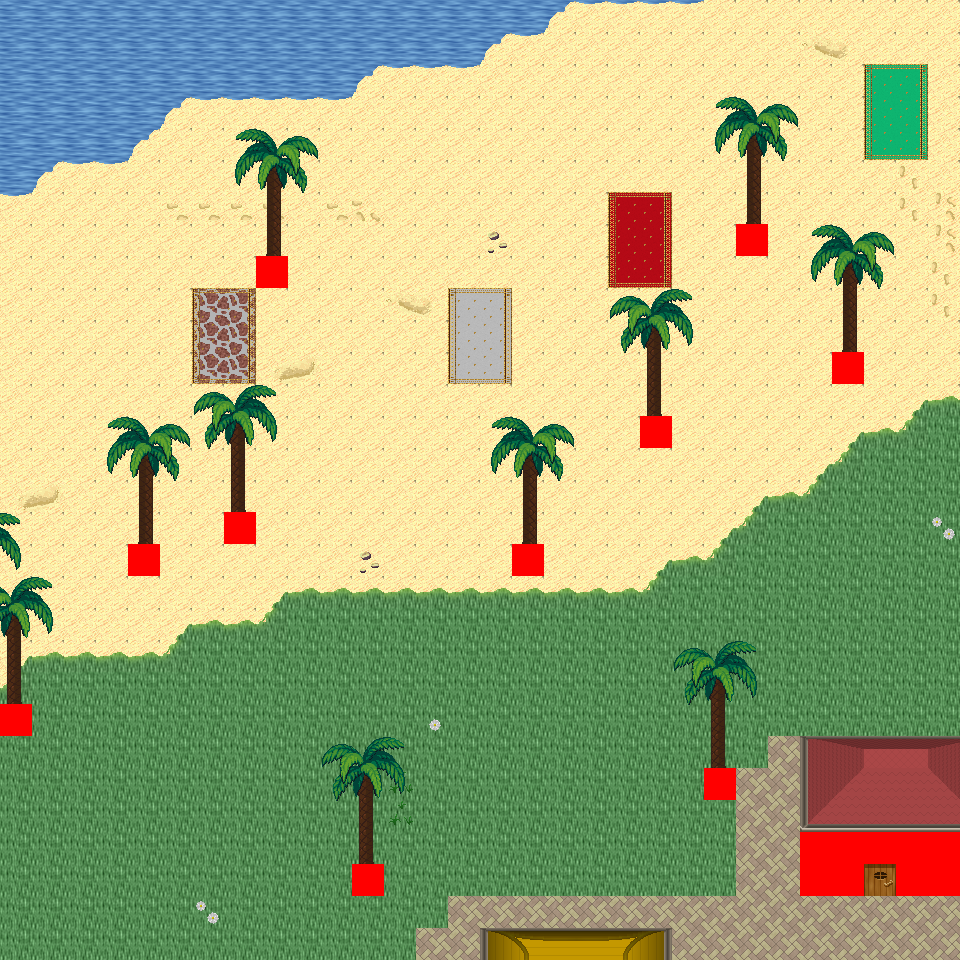

A 2D game scene composited from a Tiled map and its tileset images. What follows is a short description and the map's XML, with each tile layer's data collapsed to a summary:
An orthogonal 30x30 tile map with 32x32 px tiles, 6 tile layers (Ground, Object, Object2, Above, ...), 57 tilesets and 6 objects (6x mapExit).

<map version="1.0" orientation="orthogonal" renderorder="right-down" width="30" height="30" tilewidth="32" tileheight="32" nextobjectid="7">
  <tileset firstgid="1" name="tileset_logic_collision" tilewidth="32" tileheight="32" tilecount="1" columns="1">
    <image source="../drawable/tileset_logic_collision.png" width="32" height="32" />
  </tileset>
  <tileset firstgid="2" name="tileset_ground_ground" tilewidth="32" tileheight="32" tilecount="33" columns="3">
    <image source="../drawable/tileset_ground_ground.png" width="96" height="352" />
  </tileset>
  <tileset firstgid="35" name="tileset_ground_water_pool" tilewidth="32" tileheight="32" tilecount="72" columns="3">
    <image source="../drawable/tileset_ground_water_pool.png" width="96" height="768" />
  </tileset>
  <tileset firstgid="107" name="tileset_furniture_carpet_plain_colours" tilewidth="32" tileheight="32" tilecount="10" columns="10">
    <image source="../drawable/tileset_furniture_carpet_plain_colours.png" width="320" height="32" />
  </tileset>
  <tileset firstgid="117" name="tileset_ground_brown_paving" tilewidth="32" tileheight="32" tilecount="2" columns="2">
    <image source="../drawable/tileset_ground_brown_paving.png" width="64" height="32" />
  </tileset>
  <tileset firstgid="119" name="tileset_ground_water_water" tilewidth="32" tileheight="32" tilecount="24" columns="3">
    <image source="../drawable/tileset_ground_water_water.png" width="96" height="256" />
  </tileset>
  <tileset firstgid="143" name="tileset_building_fence_fence_chunky" tilewidth="32" tileheight="32" tilecount="21" columns="3">
    <image source="../drawable/tileset_building_fence_fence_chunky.png" width="96" height="224" />
  </tileset>
  <tileset firstgid="164" name="tileset_ground_water_pool_corners" tilewidth="32" tileheight="32" tilecount="72" columns="3">
    <image source="../drawable/tileset_ground_water_pool_corners.png" width="96" height="768" />
  </tileset>
  <tileset firstgid="236" name="tileset_ground_grass_edges" tilewidth="32" tileheight="32" tilecount="36" columns="12">
    <image source="../drawable/tileset_ground_grass_edges.png" width="384" height="96" />
  </tileset>
  <tileset firstgid="272" name="tileset_ground_grass_corners" tilewidth="32" tileheight="32" tilecount="24" columns="6">
    <image source="../drawable/tileset_ground_grass_corners.png" width="192" height="128" />
  </tileset>
  <tileset firstgid="296" name="tileset_plant_grasses" tilewidth="32" tileheight="32" tilecount="6" columns="3">
    <image source="../drawable/tileset_plant_grasses.png" width="96" height="64" />
  </tileset>
  <tileset firstgid="302" name="tileset_plant_flower_daisy_white" tilewidth="32" tileheight="32" tilecount="8" columns="2">
    <image source="../drawable/tileset_plant_flower_daisy_white.png" width="64" height="128" />
  </tileset>
  <tileset firstgid="310" name="tileset_building_door_door_w" tilewidth="32" tileheight="32" tilecount="6" columns="2">
    <image source="../drawable/tileset_building_door_door_w.png" width="64" height="96" />
  </tileset>
  <tileset firstgid="316" name="tileset_building_wall_wood" tilewidth="32" tileheight="32" tilecount="16" columns="4">
    <image source="../drawable/tileset_building_wall_wood.png" width="128" height="128" />
  </tileset>
  <tileset firstgid="332" name="tileset_building_door_door_e" tilewidth="32" tileheight="32" tilecount="6" columns="2">
    <image source="../drawable/tileset_building_door_door_e.png" width="64" height="96" />
  </tileset>
  <tileset firstgid="338" name="tileset_ground_ground_2" tilewidth="32" tileheight="32" tilecount="4" columns="4">
    <image source="../drawable/tileset_ground_ground_2.png" width="128" height="32" />
  </tileset>
  <tileset firstgid="342" name="tileset_building_wall_stone" tilewidth="32" tileheight="32" tilecount="12" columns="3">
    <image source="../drawable/tileset_building_wall_stone.png" width="96" height="128" />
  </tileset>
  <tileset firstgid="354" name="tileset_building_wall_wall_brown" tilewidth="32" tileheight="32" tilecount="12" columns="3">
    <image source="../drawable/tileset_building_wall_wall_brown.png" width="96" height="128" />
  </tileset>
  <tileset firstgid="366" name="tileset_building_door_door_n" tilewidth="32" tileheight="32" tilecount="6" columns="3">
    <image source="../drawable/tileset_building_door_door_n.png" width="96" height="64" />
  </tileset>
  <tileset firstgid="372" name="tileset_building_church" tilewidth="32" tileheight="32" tilecount="56" columns="8">
    <image source="../drawable/tileset_building_church.png" width="256" height="224" />
  </tileset>
  <tileset firstgid="428" name="tileset_building_castle" tilewidth="32" tileheight="32" tilecount="320" columns="20">
    <image source="../drawable/tileset_building_castle.png" width="640" height="512" />
  </tileset>
  <tileset firstgid="748" name="tileset_plant_cactus" tilewidth="32" tileheight="32" tilecount="2" columns="1">
    <image source="../drawable/tileset_plant_cactus.png" width="32" height="64" />
  </tileset>
  <tileset firstgid="750" name="tileset_plant_stump_small_stump" tilewidth="32" tileheight="32" tilecount="4" columns="2">
    <image source="../drawable/tileset_plant_stump_small_stump.png" width="64" height="64" />
  </tileset>
  <tileset firstgid="754" name="tileset_furniture_carpet_rug_border" tilewidth="32" tileheight="32" tilecount="9" columns="3">
    <image source="../drawable/tileset_furniture_carpet_rug_border.png" width="96" height="96" />
  </tileset>
  <tileset firstgid="763" name="tileset_building_window_window_right" tilewidth="32" tileheight="32" tilecount="2" columns="2">
    <image source="../drawable/tileset_building_window_window_right.png" width="64" height="32" />
  </tileset>
  <tileset firstgid="765" name="tileset_item_statue_fairypool" tilewidth="32" tileheight="32" tilecount="16" columns="2">
    <image source="../drawable/tileset_item_statue_fairypool.png" width="64" height="256" />
  </tileset>
  <tileset firstgid="781" name="tileset_furniture_table_long_front_on" tilewidth="32" tileheight="32" tilecount="3" columns="1">
    <image source="../drawable/tileset_furniture_table_long_front_on.png" width="32" height="96" />
  </tileset>
  <tileset firstgid="784" name="tileset_building_decoration_blue_circle" tilewidth="32" tileheight="32" tilecount="4" columns="2">
    <image source="../drawable/tileset_building_decoration_blue_circle.png" width="64" height="64" />
  </tileset>
  <tileset firstgid="788" name="tileset_building_wall_bricked_edges" tilewidth="32" tileheight="32" tilecount="25" columns="5">
    <image source="../drawable/tileset_building_wall_bricked_edges.png" width="160" height="160" />
  </tileset>
  <tileset firstgid="813" name="tileset_item_corpse_skull_pale" tilewidth="32" tileheight="32" tilecount="2" columns="2">
    <image source="../drawable/tileset_item_corpse_skull_pale.png" width="64" height="32" />
  </tileset>
  <tileset firstgid="815" name="tileset_item_corpse_huge_animal" tilewidth="32" tileheight="32" tilecount="16" columns="2">
    <image source="../drawable/tileset_item_corpse_huge_animal.png" width="64" height="256" />
  </tileset>
  <tileset firstgid="831" name="tileset_item_sign_large" tilewidth="32" tileheight="32" tilecount="15" columns="5">
    <image source="../drawable/tileset_item_sign_large.png" width="160" height="96" />
  </tileset>
  <tileset firstgid="846" name="tileset_building_roof_yellow" tilewidth="32" tileheight="32" tilecount="20" columns="5">
    <image source="../drawable/tileset_building_roof_yellow.png" width="160" height="128" />
  </tileset>
  <tileset firstgid="866" name="tileset_building_roof_red" tilewidth="32" tileheight="32" tilecount="20" columns="5">
    <image source="../drawable/tileset_building_roof_red.png" width="160" height="128" />
  </tileset>
  <tileset firstgid="886" name="tileset_building_roof_green" tilewidth="32" tileheight="32" tilecount="20" columns="5">
    <image source="../drawable/tileset_building_roof_green.png" width="160" height="128" />
  </tileset>
  <tileset firstgid="906" name="tileset_building_roof_blue" tilewidth="32" tileheight="32" tilecount="20" columns="5">
    <image source="../drawable/tileset_building_roof_blue.png" width="160" height="128" />
  </tileset>
  <tileset firstgid="926" name="tileset_logic_creature_animal" tilewidth="32" tileheight="32" tilecount="32" columns="8">
    <image source="../drawable/tileset_logic_creature_animal.png" width="256" height="128" />
  </tileset>
  <tileset firstgid="958" name="tileset_logic_creature_golem" tilewidth="32" tileheight="32" tilecount="4" columns="4">
    <image source="../drawable/tileset_logic_creature_golem.png" width="128" height="32" />
  </tileset>
  <tileset firstgid="962" name="tileset_object_boat" tilewidth="32" tileheight="32" tilecount="42" columns="6">
    <image source="../drawable/tileset_object_boat.png" width="192" height="224" />
  </tileset>
  <tileset firstgid="1004" name="tileset_ground_water_pool_deep" tilewidth="32" tileheight="32" tilecount="72" columns="3">
    <image source="../drawable/tileset_ground_water_pool_deep.png" width="96" height="768" />
  </tileset>
  <tileset firstgid="1076" name="tileset_object_suspension_bridge" tilewidth="32" tileheight="32" tilecount="24" columns="3">
    <image source="../drawable/tileset_object_suspension_bridge.png" width="96" height="256" />
  </tileset>
  <tileset firstgid="1100" name="tileset_plant_tree_palm_trees" tilewidth="32" tileheight="32" tilecount="40" columns="4">
    <image source="../drawable/tileset_plant_tree_palm_trees.png" width="128" height="320" />
  </tileset>
  <tileset firstgid="1140" name="tileset_furniture_table_hotdog_stand" tilewidth="32" tileheight="32" tilecount="20" columns="4">
    <image source="../drawable/tileset_furniture_table_hotdog_stand.png" width="128" height="160" />
  </tileset>
  <tileset firstgid="1160" name="tileset_item_banners_banners" tilewidth="32" tileheight="32" tilecount="6" columns="2">
    <image source="../drawable/tileset_item_banners_banners.png" width="64" height="96" />
  </tileset>
  <tileset firstgid="1166" name="tileset_building_door_closed" tilewidth="32" tileheight="32" tilecount="1" columns="1">
    <image source="../drawable/tileset_building_door_closed.png" width="32" height="32" />
  </tileset>
  <tileset firstgid="1167" name="tileset_building_decoration_numbers" tilewidth="32" tileheight="32" tilecount="20" columns="2">
    <image source="../drawable/tileset_building_decoration_numbers.png" width="64" height="320" />
  </tileset>
  <tileset firstgid="1187" name="tileset_building_decoration_numbers_higher" tilewidth="32" tileheight="32" tilecount="2" columns="2">
    <image source="../drawable/tileset_building_decoration_numbers_higher.png" width="64" height="32" />
  </tileset>
  <tileset firstgid="1189" name="tileset_furniture_light_small_oil_lamp" tilewidth="32" tileheight="32" tilecount="8" columns="2">
    <image source="../drawable/tileset_furniture_light_small_oil_lamp.png" width="64" height="128" />
  </tileset>
  <tileset firstgid="1197" name="tileset_light_light_1x1" tilewidth="32" tileheight="32" tilecount="3" columns="3">
    <image source="../drawable/tileset_light_light_1x1.png" width="96" height="32" />
  </tileset>
  <tileset firstgid="1200" name="tileset_building_roof_straw" tilewidth="32" tileheight="32" tilecount="20" columns="5">
    <image source="../drawable/tileset_building_roof_straw.png" width="160" height="128" />
  </tileset>
  <tileset firstgid="1220" name="tileset_building_huts" tilewidth="32" tileheight="32" tilecount="338" columns="26">
    <image source="../drawable/tileset_building_huts.png" width="832" height="416" />
  </tileset>
  <tileset firstgid="1558" name="tileset_light_light_5x5" tilewidth="32" tileheight="32" tilecount="25" columns="5">
    <image source="../drawable/tileset_light_light_5x5.png" width="160" height="160" />
  </tileset>
  <tileset firstgid="1583" name="tileset_logic_item_sign" tilewidth="32" tileheight="32" tilecount="1" columns="1">
    <image source="../drawable/tileset_logic_item_sign.png" width="32" height="32" />
  </tileset>
  <tileset firstgid="1584" name="tileset_light_door_light" tilewidth="32" tileheight="32" tilecount="12" columns="3">
    <image source="../drawable/tileset_light_door_light.png" width="96" height="128" />
  </tileset>
  <tileset firstgid="1596" name="tileset_ground_sand_1" tilewidth="32" tileheight="32" tilecount="10" columns="2">
    <image source="../drawable/tileset_ground_sand_1.png" width="64" height="160" />
  </tileset>
  <tileset firstgid="1606" name="tileset_ground_sand_2" tilewidth="32" tileheight="32" tilecount="15" columns="5">
    <image source="../drawable/tileset_ground_sand_2.png" width="160" height="96" />
  </tileset>
  <tileset firstgid="1621" name="tileset_logic_creature_reptile" tilewidth="32" tileheight="32" tilecount="7" columns="7">
    <image source="../drawable/tileset_logic_creature_reptile.png" width="224" height="32" />
  </tileset>
  <layer name="Ground" width="30" height="30">
    <data>[900 cells, 900 non-empty, 15 distinct tile ids]</data>
  </layer>
  <layer name="Object" width="30" height="30">
    <data>[900 cells, 117 non-empty, 23 distinct tile ids]</data>
  </layer>
  <layer name="Object2" width="30" height="30">
    <data>[900 cells, 31 non-empty, 13 distinct tile ids]</data>
  </layer>
  <layer name="Above" width="30" height="30">
    <data>[900 cells, 152 non-empty, 44 distinct tile ids]</data>
  </layer>
  <layer name="Above2" width="30" height="30">
    <data>[900 cells, 7 non-empty, 7 distinct tile ids]</data>
  </layer>
  <layer name="Walkable" width="30" height="30">
    <data>[900 cells, 19 non-empty, 1 distinct tile ids]</data>
  </layer>
  <objectgroup name="MapEvents">
    <object id="1" name="north" type="mapExit" x="0" y="0" width="960" height="32">
      <properties>
        <property name="map" value="level_0_x257_y93" />
        <property name="x" value="0" />
        <property name="y" value="28" />
      </properties>
    </object>
    <object id="2" name="south" type="mapExit" x="0" y="928" width="960" height="32">
      <properties>
        <property name="map" value="level_0_x257_y95" />
        <property name="x" value="0" />
        <property name="y" value="1" />
      </properties>
    </object>
    <object id="3" name="west" type="mapExit" x="0" y="0" width="32" height="704">
      <properties>
        <property name="map" value="level_0_x256_y94" />
        <property name="x" value="28" />
        <property name="y" value="0" />
      </properties>
    </object>
    <object id="4" name="west2" type="mapExit" x="0" y="736" width="32" height="224">
      <properties>
        <property name="map" value="level_0_x256_y94" />
        <property name="x" value="28" />
        <property name="y" value="23" />
      </properties>
    </object>
    <object id="5" name="east" type="mapExit" x="928" y="0" width="32" height="832">
      <properties>
        <property name="map" value="level_0_x258_y94" />
        <property name="x" value="1" />
        <property name="y" value="0" />
      </properties>
    </object>
    <object id="6" name="east2" type="mapExit" x="928" y="896" width="32" height="64">
      <properties>
        <property name="map" value="level_0_x258_y94" />
        <property name="x" value="1" />
        <property name="y" value="28" />
      </properties>
    </object>
  </objectgroup>
</map>
